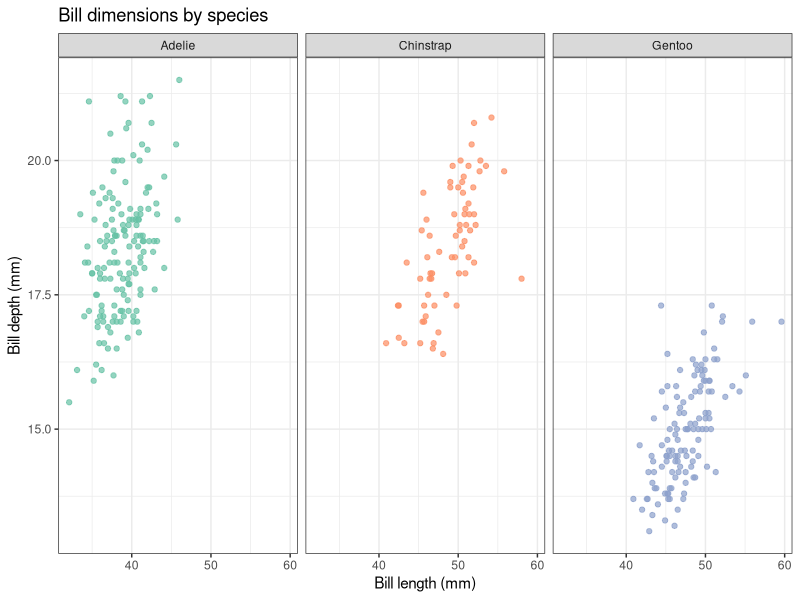
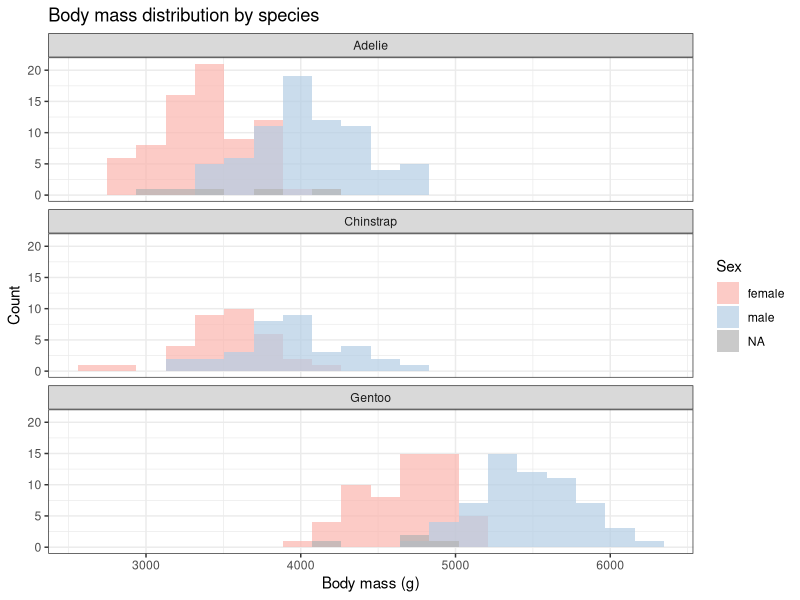
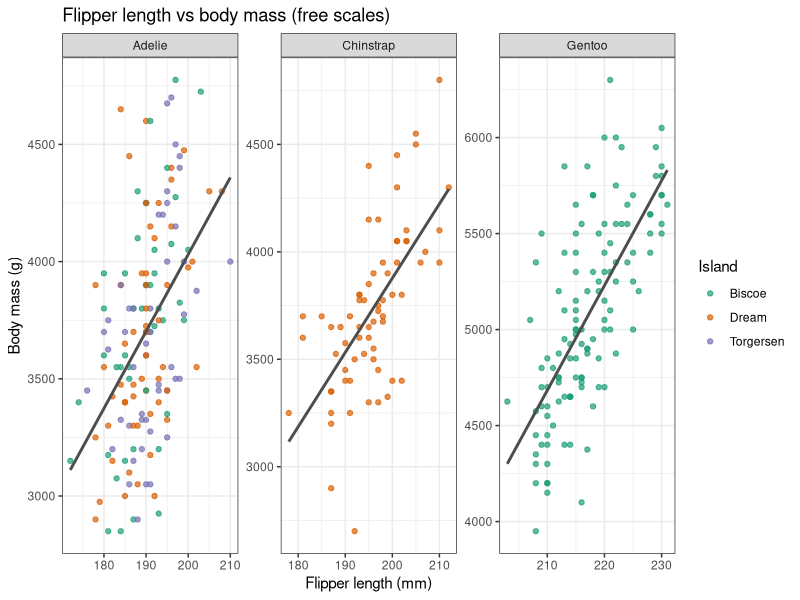
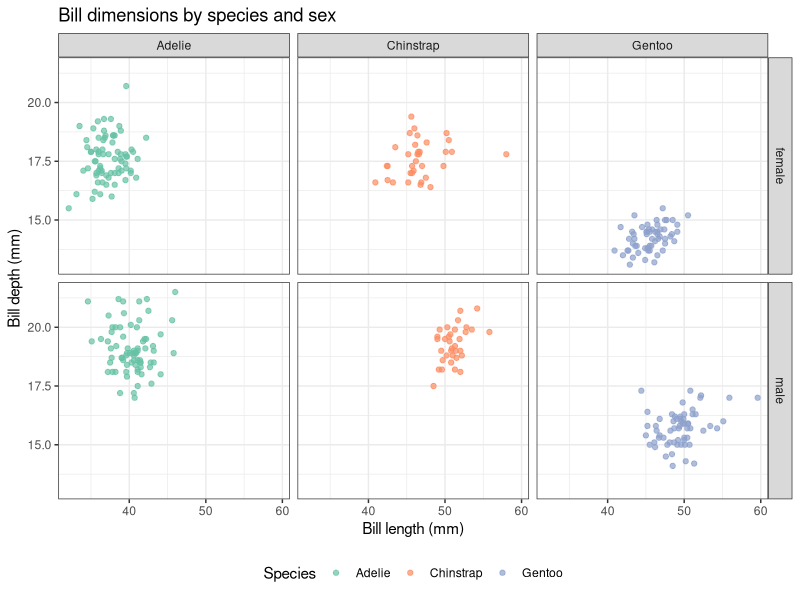
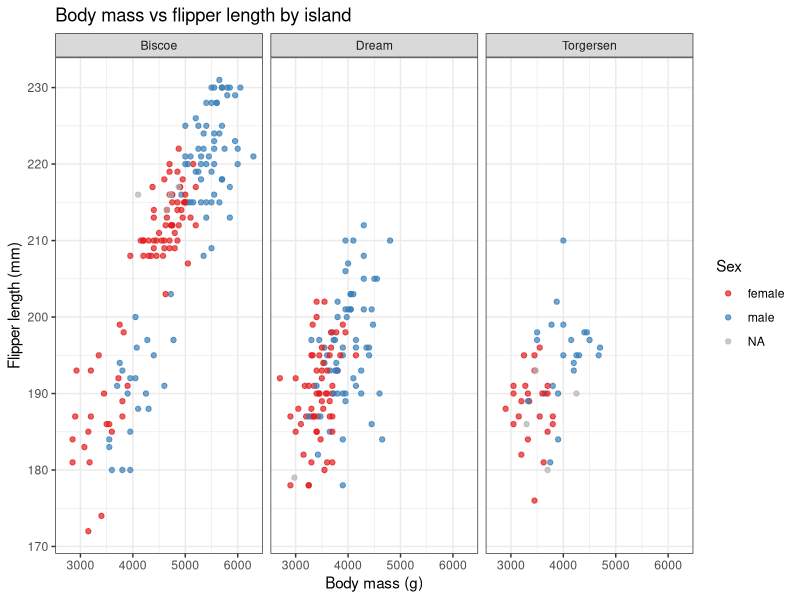
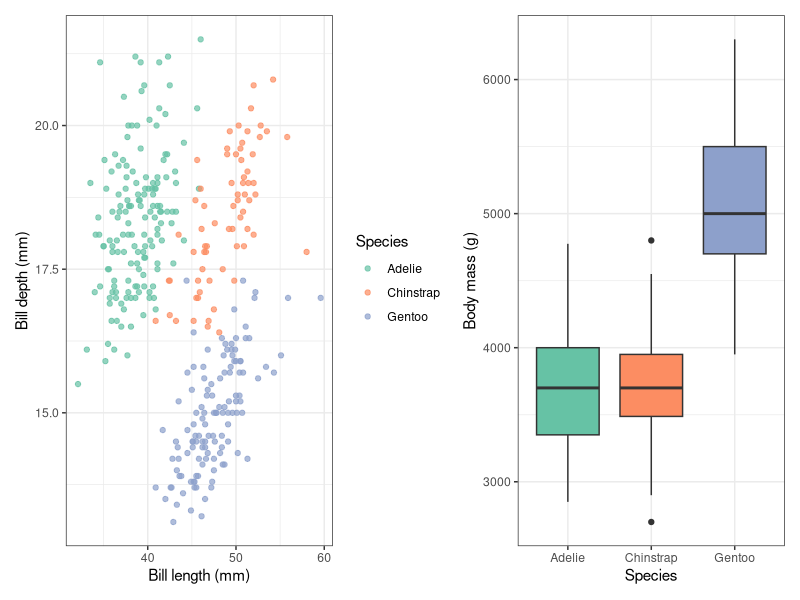
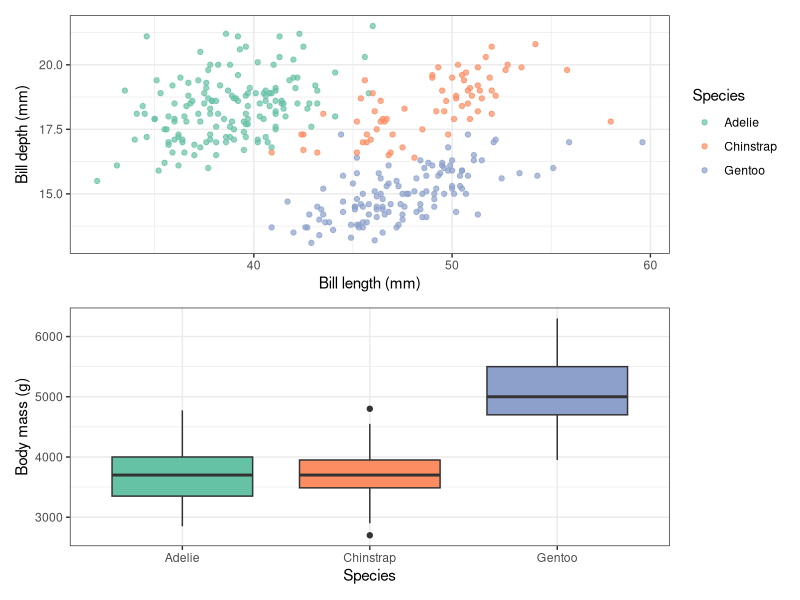
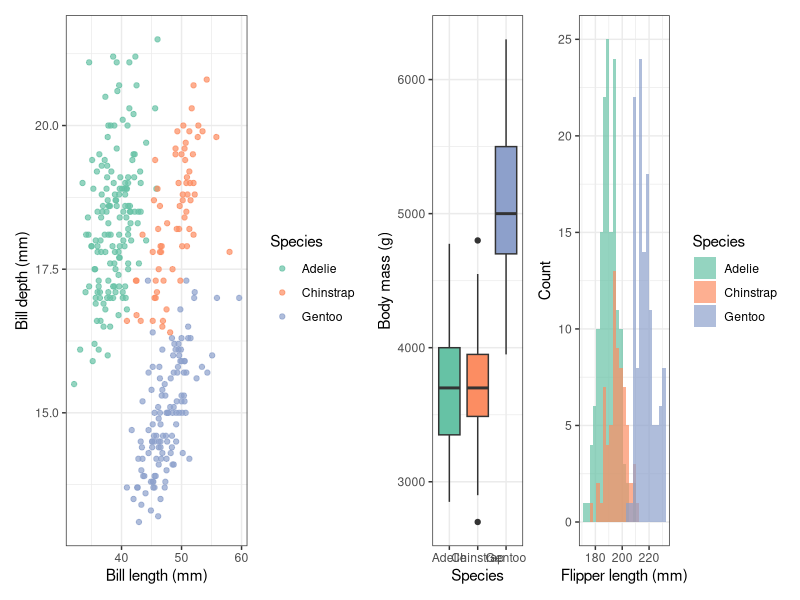

Source code (R) for these figures, in order:
## ---- chunk 1
#| label: setup

# Uncomment to install any missing packages
# install.packages(c("ggplot2", "dplyr", "palmerpenguins", "patchwork", "cowplot"))

library(ggplot2)
library(dplyr)
library(palmerpenguins)
library(patchwork)
library(cowplot)

penguins <- palmerpenguins::penguins
## ---- chunk 2
#| label: facet-wrap-basic

ggplot(penguins, aes(x = bill_length_mm, y = bill_depth_mm, color = species)) +
  geom_point(alpha = 0.7, na.rm = TRUE) +
  facet_wrap(~species) +
  scale_color_brewer(palette = "Set2") +
  labs(
    title = "Bill dimensions by species",
    x = "Bill length (mm)",
    y = "Bill depth (mm)",
    color = "Species"
  ) +
  theme_bw() +
  theme(legend.position = "none")
## ---- chunk 3
#| label: facet-wrap-ncol

ggplot(penguins, aes(x = body_mass_g, fill = sex)) +
  geom_histogram(bins = 20, na.rm = TRUE, position = "identity", alpha = 0.7) +
  facet_wrap(~species, ncol = 1) +
  scale_fill_brewer(palette = "Pastel1", na.value = "grey70") +
  labs(
    title = "Body mass distribution by species",
    x = "Body mass (g)",
    y = "Count",
    fill = "Sex"
  ) +
  theme_bw()
## ---- chunk 4
#| label: facet-wrap-free-scales

ggplot(penguins, aes(x = flipper_length_mm, y = body_mass_g)) +
  geom_point(aes(color = island), alpha = 0.7, na.rm = TRUE) +
  geom_smooth(method = "lm", se = FALSE, na.rm = TRUE, color = "grey30") +
  facet_wrap(~species, scales = "free") +
  scale_color_brewer(palette = "Dark2") +
  labs(
    title = "Flipper length vs body mass (free scales)",
    x = "Flipper length (mm)",
    y = "Body mass (g)",
    color = "Island"
  ) +
  theme_bw()
## ---- chunk 5
#| label: facet-grid-basic

ggplot(
  penguins |> filter(!is.na(sex)),
  aes(x = bill_length_mm, y = bill_depth_mm)
) +
  geom_point(aes(color = species), alpha = 0.7, na.rm = TRUE) +
  facet_grid(sex ~ species) +
  scale_color_brewer(palette = "Set2") +
  labs(
    title = "Bill dimensions by species and sex",
    x = "Bill length (mm)",
    y = "Bill depth (mm)",
    color = "Species"
  ) +
  theme_bw() +
  theme(legend.position = "bottom")
## ---- chunk 6
#| label: facet-grid-one-dim

# One row of columns (equivalent to facet_wrap with fixed layout)
ggplot(penguins, aes(x = body_mass_g, y = flipper_length_mm)) +
  geom_point(aes(color = sex), alpha = 0.7, na.rm = TRUE) +
  facet_grid(. ~ island) +
  scale_color_brewer(palette = "Set1", na.value = "grey70") +
  labs(
    title = "Body mass vs flipper length by island",
    x = "Body mass (g)",
    y = "Flipper length (mm)",
    color = "Sex"
  ) +
  theme_bw()
## ---- chunk 7
#| label: base-plots

p_scatter <- ggplot(penguins, aes(x = bill_length_mm, y = bill_depth_mm,
                                   color = species)) +
  geom_point(alpha = 0.7, na.rm = TRUE) +
  scale_color_brewer(palette = "Set2") +
  labs(x = "Bill length (mm)", y = "Bill depth (mm)", color = "Species") +
  theme_bw()

p_box <- ggplot(penguins, aes(x = species, y = body_mass_g, fill = species)) +
  geom_boxplot(na.rm = TRUE, show.legend = FALSE) +
  scale_fill_brewer(palette = "Set2") +
  labs(x = "Species", y = "Body mass (g)") +
  theme_bw()

p_hist <- ggplot(penguins, aes(x = flipper_length_mm, fill = species)) +
  geom_histogram(bins = 25, alpha = 0.7, na.rm = TRUE, position = "identity") +
  scale_fill_brewer(palette = "Set2") +
  labs(x = "Flipper length (mm)", y = "Count", fill = "Species") +
  theme_bw()

p_bar <- ggplot(penguins, aes(x = island, fill = species)) +
  geom_bar(position = "dodge") +
  scale_fill_brewer(palette = "Set2") +
  labs(x = "Island", y = "Count", fill = "Species") +
  theme_bw()
## ---- chunk 8
#| label: patchwork-basic

# Side by side
p_scatter + p_box
## ---- chunk 9
#| label: patchwork-stack

# Stacked
p_scatter / p_box
## ---- chunk 10
#| label: patchwork-layout

(p_scatter | p_box | p_hist) +
  plot_layout(widths = c(2, 1, 1))
## ---- chunk 11
#| label: patchwork-complex

# A 2×2 grid with shared legend collected at the bottom
(p_scatter + p_box) / (p_hist + p_bar) +
  plot_layout(guides = "collect") &
  theme(legend.position = "bottom")
## ---- chunk 12
#| label: patchwork-annotation

(p_scatter + p_box) / (p_hist + p_bar) +
  plot_annotation(
    title = "Palmer Penguins: a four-panel summary",
    subtitle = "Bill dimensions, body mass, flipper distribution, and island counts",
    tag_levels = "A"
  ) +
  plot_layout(guides = "collect") &
  theme(legend.position = "bottom")
## ---- chunk 13
#| label: patchwork-nested

right_column <- p_box / p_bar

p_scatter | right_column
## ---- chunk 14
#| label: cowplot-basic

plot_grid(p_scatter, p_box, ncol = 2)
## ---- chunk 15
#| label: cowplot-labels

# Add panel labels
plot_grid(p_scatter, p_box, p_hist, p_bar,
          labels = c("A", "B", "C", "D"),
          label_size = 12,
          ncol = 2)
## ---- chunk 16
#| label: cowplot-rel-widths

plot_grid(p_scatter, p_box,
          ncol = 2,
          rel_widths = c(2, 1),
          labels = "AUTO")
## ---- chunk 17
#| label: cowplot-shared-legend

# Build plots without their own legends
p_scatter_noleg <- p_scatter + theme(legend.position = "none")
p_hist_noleg    <- p_hist    + theme(legend.position = "none")

# Extract legend from the original scatter
legend <- get_legend(p_scatter)

# Arrange plots + legend
top_row <- plot_grid(p_scatter_noleg, p_hist_noleg,
                     ncol = 2, labels = c("A", "B"))

plot_grid(top_row, legend,
          ncol = 1,
          rel_heights = c(1, 0.15))
## ---- chunk 18
#| label: cowplot-align

plot_grid(p_scatter, p_box, p_hist,
          align  = "hv",
          ncol   = 3,
          labels = "AUTO")
## ---- chunk 19
#| label: combined

p_faceted <- ggplot(penguins, aes(x = bill_length_mm, y = bill_depth_mm,
                                   color = species)) +
  geom_point(alpha = 0.7, na.rm = TRUE) +
  facet_wrap(~island) +
  scale_color_brewer(palette = "Set2") +
  labs(
    title = "Bill dimensions by island",
    x = "Bill length (mm)",
    y = "Bill depth (mm)",
    color = "Species"
  ) +
  theme_bw() +
  theme(legend.position = "none")

p_summary <- ggplot(penguins, aes(x = species, y = bill_length_mm,
                                   fill = species)) +
  geom_violin(na.rm = TRUE, alpha = 0.7, show.legend = FALSE) +
  geom_boxplot(width = 0.15, na.rm = TRUE, show.legend = FALSE) +
  scale_fill_brewer(palette = "Set2") +
  labs(
    title = "Bill length by species",
    x = "Species",
    y = "Bill length (mm)"
  ) +
  theme_bw()

p_faceted + p_summary +
  plot_layout(widths = c(2, 1)) +
  plot_annotation(
    title   = "Penguin bill dimensions: island facets + species summary",
    tag_levels = "A"
  )
